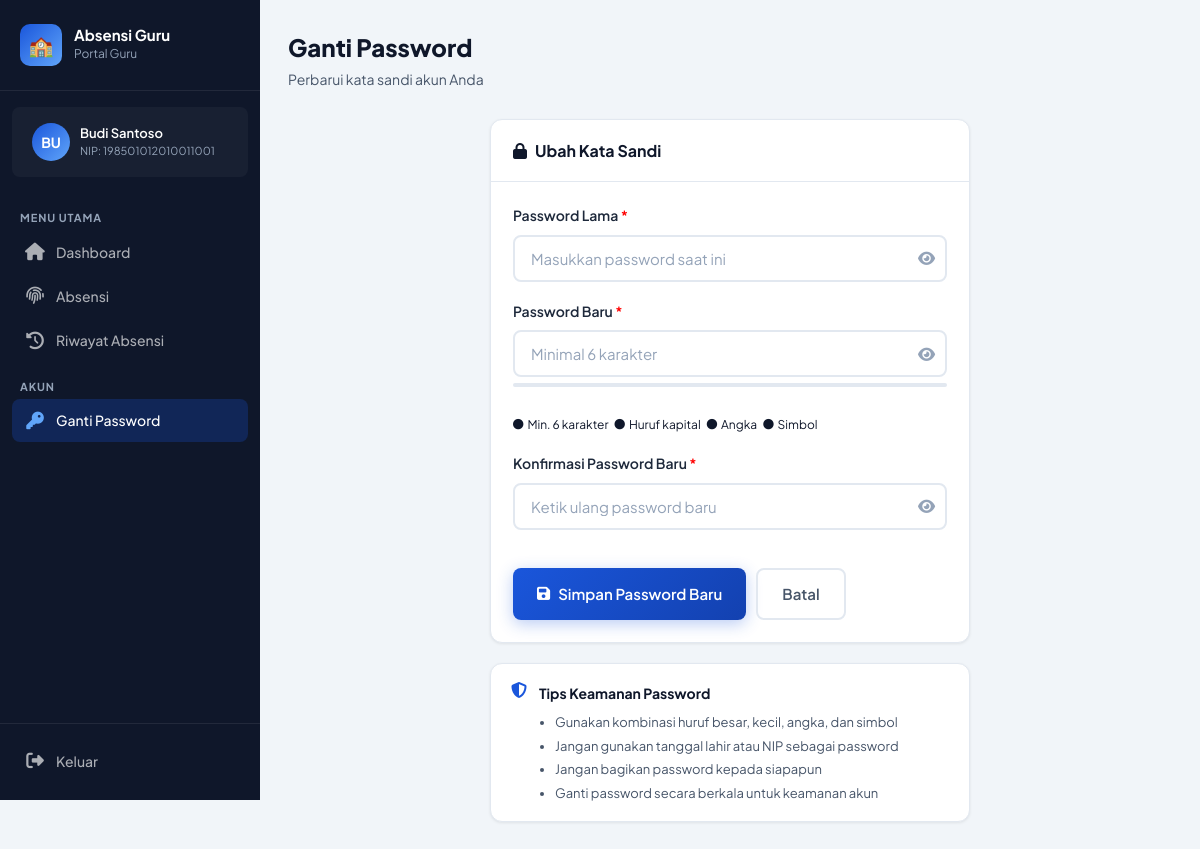
/guru/ganti_password.php (signed in), run on the app's committed database.
### tables this page shows
CREATE TABLE IF NOT EXISTS guru (
    id INT AUTO_INCREMENT PRIMARY KEY,
    nama VARCHAR(100) NOT NULL,
    nip VARCHAR(30) NOT NULL UNIQUE,
    sk VARCHAR(50) DEFAULT NULL,
    spmt VARCHAR(100) DEFAULT NULL,
    password VARCHAR(255) NOT NULL,
    created_at TIMESTAMP DEFAULT CURRENT_TIMESTAMP
);

### includes/auth_guru.php (called while the page is built, shortened)
<?php
require_once __DIR__ . '/config.php';
$guru_id = (int)$_SESSION['guru_id'];
$stmt = $conn->prepare("SELECT * FROM guru WHERE id = ?");
$stmt->bind_param("i", $guru_id);
$stmt->execute();
$result = $stmt->get_result();
$guru = $result->fetch_assoc();
?>

### guru/ganti_password.php (the view, shortened to what this page needs)
<?php
require_once '../includes/auth_guru.php';
?>
<!DOCTYPE html>
<html lang="id">
<head>
    <link rel="stylesheet" href="../css/style.css">
    <link rel="stylesheet" href="https://cdnjs.cloudflare.com/ajax/libs/font-awesome/6.5.0/css/all.min.css">
</head>
<body>
<div class="app-layout">
    <aside class="sidebar">
        <div class="sidebar-header">
            <div class="sidebar-brand">
                <div class="brand-icon">🏫</div>
                <div class="brand-text"><h2>Absensi Guru</h2><p>Portal Guru</p></div>
            </div>
        </div>
        <div class="sidebar-user">
            <div class="user-avatar"><?= strtoupper(substr($guru['nama'], 0, 2)) ?></div>
            <div class="user-info">
                <h4><?= htmlspecialchars(explode(',', $guru['nama'])[0]) ?></h4>
                <p>NIP: <?= htmlspecialchars($guru['nip']) ?></p>
            </div>
        </div>
        <nav class="sidebar-nav">
            <div class="nav-section">
                <div class="nav-section-title">Menu Utama</div>
                <a href="dashboard.php" class="nav-item"><i class="fas fa-home nav-icon"></i> Dashboard</a>
                <a href="absensi.php" class="nav-item"><i class="fas fa-fingerprint nav-icon"></i> Absensi</a>
                <a href="riwayat.php" class="nav-item"><i class="fas fa-history nav-icon"></i> Riwayat Absensi</a>
            </div>
            <div class="nav-section">
                <div class="nav-section-title">Akun</div>
                <a href="ganti_password.php" class="nav-item active"><i class="fas fa-key nav-icon"></i> Ganti Password</a>
            </div>
        </nav>
        <div class="sidebar-footer">
            <a href="../logout.php" class="nav-item" onclick="return confirm('Yakin ingin keluar?')">
                <i class="fas fa-sign-out-alt nav-icon"></i> Keluar
            </a>
        </div>
    </aside>
    <main class="main-content">
        <div class="topbar">
            <div class="topbar-left">
                <h1>Ganti Password</h1>
                <p>Perbarui kata sandi akun Anda</p>
            </div>
        </div>
        <div class="password-card">
            <div class="card">
                <div class="card-header">
                    <div class="card-title"><i class="fas fa-lock"></i> Ubah Kata Sandi</div>
                </div>
                <div class="card-body">
                    <form method="POST" id="form-password" autocomplete="off">
                        <div class="form-group">
                            <label>Password Lama <span style="color:red">*</span></label>
                            <div class="input-eye">
                                <input type="password" name="password_lama" id="password_lama"
                                       class="form-control" placeholder="Masukkan password saat ini" required>
                                <button type="button" class="eye-btn" onclick="toggleEye('password_lama', this)">
                                    <i class="fas fa-eye"></i>
                                </button>
                            </div>
                        </div>
                        <div class="form-group">
                            <label>Password Baru <span style="color:red">*</span></label>
                            <div class="input-eye">
                                <input type="password" name="password_baru" id="password_baru"
                                       class="form-control" placeholder="Minimal 6 karakter"
                                       required oninput="checkStrength(this.value); checkMatch()">
                                <button type="button" class="eye-btn" onclick="toggleEye('password_baru', this)">
                                    <i class="fas fa-eye"></i>
                                </button>
                            </div>
                            <div class="password-strength">
                            </div>
                            <div class="strength-label" id="strength-label"></div>
                            <ul class="req-list" id="req-list">
                                <li id="req-len"><i class="fas fa-circle"></i> Min. 6 karakter</li>
                                <li id="req-upper"><i class="fas fa-circle"></i> Huruf kapital</li>
                                <li id="req-num"><i class="fas fa-circle"></i> Angka</li>
                                <li id="req-sym"><i class="fas fa-circle"></i> Simbol</li>
                            </ul>
                        </div>
                        <div class="form-group">
                            <label>Konfirmasi Password Baru <span style="color:red">*</span></label>
                            <div class="input-eye">
                                <input type="password" name="password_ulang" id="password_ulang"
                                       class="form-control" placeholder="Ketik ulang password baru"
                                       required oninput="checkMatch()">
                                <button type="button" class="eye-btn" onclick="toggleEye('password_ulang', this)">
                                    <i class="fas fa-eye"></i>
                                </button>
                            </div>
                            <div class="strength-label" id="match-label"></div>
                        </div>
                        <div style="display:flex; gap:10px; margin-top:8px;">
                            <button type="submit" class="btn btn-primary" id="btn-submit">
                                <i class="fas fa-save"></i> Simpan Password Baru
                            </button>
                            <a href="dashboard.php" class="btn btn-outline">Batal</a>
                        </div>
                    </form>
                </div>
            </div>
            <div class="card" style="margin-top:16px;">
                <div class="card-body" style="padding:16px 20px;">
                    <div style="display:flex; gap:12px; align-items:flex-start;">
                        <i class="fas fa-shield-alt" style="color:var(--primary); margin-top:2px;"></i>
                        <div>
                            <strong style="font-size:0.875rem;">Tips Keamanan Password</strong>
                            <ul style="font-size:0.8125rem; color:var(--gray-600); margin:6px 0 0; padding-left:16px; line-height:1.8;">
                                <li>Gunakan kombinasi huruf besar, kecil, angka, dan simbol</li>
                                <li>Jangan gunakan tanggal lahir atau NIP sebagai password</li>
                                <li>Jangan bagikan password kepada siapapun</li>
                                <li>Ganti password secara berkala untuk keamanan akun</li>
                            </ul>
                        </div>
                    </div>
                </div>
            </div>
        </div>
    </main>
</div>
</body>
</html>

### guru/ganti_password.php (style rules this page uses)
.password-card { max-width: 480px; margin: 0 auto; }
.password-strength { margin-top: 6px; height: 4px; border-radius: 99px; background: var(--gray-200); overflow: hidden; transition: all .3s; }
.strength-label { font-size: 0.75rem; margin-top: 4px; color: var(--gray-500); min-height: 16px; }
.input-eye { position: relative; }
.input-eye input { padding-right: 42px; }
.input-eye .eye-btn { position: absolute; right: 12px; top: 50%; transform: translateY(-50%); background: none; border: none; color: var(--gray-400); cursor: pointer; padding: 0; font-size: 0.95rem; line-height: 1; }
.req-list { list-style: none; padding: 0; margin: 8px 0 0; display: flex; flex-wrap: wrap; gap: 6px; }
.req-list li { font-size: 0.75rem; color: var(--gray-500); display: flex; align-items: center; gap: 4px; transition: color .2s; }
.req-list li i { font-size: 0.65rem; }

### data on the page
guru: nama "BU", nama "Budi Santoso", nip "198501012010011001"
